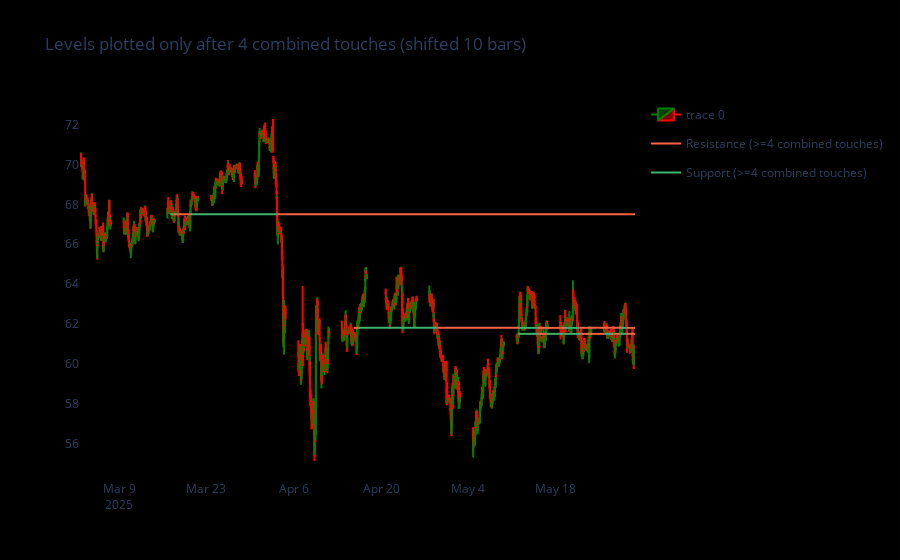

Notebook code for this chart:
### Code cell
import plotly.graph_objects as go

MIN_REQUIRED_TOUCHES = 4
base_tolerance = bin_width / 2
shift_bars = 10

swing_data = df[['datetime', 'pivot', 'low', 'high', 'atr14']].copy()
swing_data['datetime'] = pd.to_datetime(swing_data['datetime'])
swing_data['tol'] = base_tolerance + swing_data['atr14'].fillna(0) * 0.5

datetime_index = df_levels['datetime'].reset_index(drop=True)

def shift_forward(ts, bars=shift_bars):
    if datetime_index.empty:
        return ts
    idx = datetime_index.searchsorted(ts)
    idx = min(idx + bars, len(datetime_index) - 1)
    return datetime_index.iloc[idx]

threshold_times = {}
for _, zone in zones.iterrows():
    level = zone['level']
    created_at = pd.to_datetime(zone['created'])
    swings = swing_data[swing_data['datetime'] >= created_at]
    if swings.empty:
        continue
    support_hits = swings[(swings['pivot'] == 1) & (np.abs(swings['low'] - level) <= swings['tol'])]
    resistance_hits = swings[(swings['pivot'] == 2) & (np.abs(swings['high'] - level) <= swings['tol'])]
    touches = pd.concat([support_hits[['datetime']], resistance_hits[['datetime']]]).sort_values('datetime')
    if len(touches) >= MIN_REQUIRED_TOUCHES:
        threshold_times[level] = touches.iloc[MIN_REQUIRED_TOUCHES - 1]['datetime']

segments_after_threshold = []
for segment in level_segments:
    threshold_time = threshold_times.get(segment['level'])
    if threshold_time is None:
        continue
    seg_start = pd.to_datetime(segment['start'])
    seg_end = pd.to_datetime(segment['flip_time'])
    adj_start = max(seg_start, shift_forward(threshold_time))
    if adj_start < seg_end:
        segments_after_threshold.append({
            'level': segment['level'],
            'type': segment['type'],
            'start': adj_start,
            'end': seg_end
        })

# Persist displayed segments for later cells.
displayed_segments = segments_after_threshold.copy()

fig = go.Figure(data=[go.Candlestick(
    x=df_levels['datetime'],
    open=df_levels['open'],
    high=df_levels['high'],
    low=df_levels['low'],
    close=df_levels['close'],
    increasing_line_color='green',
    decreasing_line_color='red'
)])

legend_shown = {'support': False, 'resistance': False}
if not segments_after_threshold:
    print('No levels reached the 4-touch threshold.')
else:
    for segment in segments_after_threshold:
        color = 'MediumSeaGreen' if segment['type'] == 'support' else 'Tomato'
        fig.add_trace(go.Scatter(
            x=[segment['start'], segment['end']],
            y=[segment['level'], segment['level']],
            mode='lines',
            line=dict(color=color, width=2),
            name=f"{segment['type'].title()} (>=4 combined touches)",
            legendgroup=segment['type'],
            showlegend=not legend_shown[segment['type']]
        ))
        legend_shown[segment['type']] = True

fig.update_layout(
    xaxis_rangeslider_visible=False,
    xaxis=dict(showgrid=False),
    yaxis=dict(showgrid=False),
    paper_bgcolor='black',
    plot_bgcolor='black',
    title='Levels plotted only after 4 combined touches (shifted 10 bars)'
)

fig.show()

### Figure 1 — Plotly figure (JSON) as saved in the notebook; plotly's stock layout.template omitted (floating-point values rounded to 4 significant figures; data arrays with more than 128 entries replaced by an {"elided": "..."} marker saying what was removed)
{"data": [{"close": {"elided": "3003 float values"}, "decreasing": {"line": {"color": "red"}}, "high": {"elided": "3003 float values"}, "increasing": {"line": {"color": "green"}}, "low": {"elided": "3003 float values"}, "open": {"elided": "3003 float values"}, "type": "candlestick", "x": {"elided": "3003 str values"}}, {"legendgroup": "resistance", "line": {"color": "Tomato", "width": 2}, "mode": "lines", "name": "Resistance (>=4 combined touches)", "showlegend": true, "type": "scatter", "x": ["2025-05-11T23:30:00", "2025-05-12T02:30:00"], "y": [61.5, 61.5]}, {"legendgroup": "support", "line": {"color": "MediumSeaGreen", "width": 2}, "mode": "lines", "name": "Support (>=4 combined touches)", "showlegend": true, "type": "scatter", "x": ["2025-05-12T02:30:00", "2025-05-15T03:30:00"], "y": [61.5, 61.5]}, {"legendgroup": "resistance", "line": {"color": "Tomato", "width": 2}, "mode": "lines", "name": "Resistance (>=4 combined touches)", "showlegend": false, "type": "scatter", "x": ["2025-05-15T03:30:00", "2025-05-16T12:00:00"], "y": [61.5, 61.5]}, {"legendgroup": "support", "line": {"color": "MediumSeaGreen", "width": 2}, "mode": "lines", "name": "Support (>=4 combined touches)", "showlegend": false, "type": "scatter", "x": ["2025-05-16T12:00:00", "2025-05-19T06:30:00"], "y": [61.5, 61.5]}, {"legendgroup": "resistance", "line": {"color": "Tomato", "width": 2}, "mode": "lines", "name": "Resistance (>=4 combined touches)", "showlegend": false, "type": "scatter", "x": ["2025-05-19T06:30:00", "2025-05-19T10:30:00"], "y": [61.5, 61.5]}, {"legendgroup": "support", "line": {"color": "MediumSeaGreen", "width": 2}, "mode": "lines", "name": "Support (>=4 combined touches)", "showlegend": false, "type": "scatter", "x": ["2025-05-19T10:30:00", "2025-05-22T03:00:00"], "y": [61.5, 61.5]}, {"legendgroup": "resistance", "line": {"color": "Tomato", "width": 2}, "mode": "lines", "name": "Resistance (>=4 combined touches)", "showlegend": false, "type": "scatter", "x": ["2025-05-22T03:00:00", "2025-05-25T18:30:00"], "y": [61.5, 61.5]}, {"legendgroup": "support", "line": {"color": "MediumSeaGreen", "width": 2}, "mode": "lines", "name": "Support (>=4 combined touches)", "showlegend": false, "type": "scatter", "x": ["2025-05-25T18:30:00", "2025-05-27T01:00:00"], "y": [61.5, 61.5]}, {"legendgroup": "resistance", "line": {"color": "Tomato", "width": 2}, "mode": "lines", "name": "Resistance (>=4 combined touches)", "showlegend": false, "type": "scatter", "x": ["2025-05-27T01:00:00", "2025-05-27T06:00:00"], "y": [61.5, 61.5]}, {"legendgroup": "support", "line": {"color": "MediumSeaGreen", "width": 2}, "mode": "lines", "name": "Support (>=4 combined touches)", "showlegend": false, "type": "scatter", "x": ["2025-05-27T06:00:00", "2025-05-27T08:30:00"], "y": [61.5, 61.5]}, {"legendgroup": "resistance", "line": {"color": "Tomato", "width": 2}, "mode": "lines", "name": "Resistance (>=4 combined touches)", "showlegend": false, "type": "scatter", "x": ["2025-05-27T08:30:00", "2025-05-28T09:00:00"], "y": [61.5, 61.5]}, {"legendgroup": "support", "line": {"color": "MediumSeaGreen", "width": 2}, "mode": "lines", "name": "Support (>=4 combined touches)", "showlegend": false, "type": "scatter", "x": ["2025-05-28T09:00:00", "2025-05-29T10:30:00"], "y": [61.5, 61.5]}, {"legendgroup": "resistance", "line": {"color": "Tomato", "width": 2}, "mode": "lines", "name": "Resistance (>=4 combined touches)", "showlegend": false, "type": "scatter", "x": ["2025-05-29T10:30:00", "2025-05-30T17:00:00"], "y": [61.5, 61.5]}, {"legendgroup": "resistance", "line": {"color": "Tomato", "width": 2}, "mode": "lines", "name": "Resistance (>=4 combined touches)", "showlegend": false, "type": "scatter", "x": ["2025-04-15T15:30:00", "2025-04-16T10:00:00"], "y": [61.8, 61.8]}, {"legendgroup": "support", "line": {"color": "MediumSeaGreen", "width": 2}, "mode": "lines", "name": "Support (>=4 combined touches)", "showlegend": false, "type": "scatter", "x": ["2025-04-16T10:00:00", "2025-04-29T01:30:00"], "y": [61.8, 61.8]}, {"legendgroup": "resistance", "line": {"color": "Tomato", "width": 2}, "mode": "lines", "name": "Resistance (>=4 combined touches)", "showlegend": false, "type": "scatter", "x": ["2025-04-29T01:30:00", "2025-05-12T03:00:00"], "y": [61.8, 61.8]}, {"legendgroup": "support", "line": {"color": "MediumSeaGreen", "width": 2}, "mode": "lines", "name": "Support (>=4 combined touches)", "showlegend": false, "type": "scatter", "x": ["2025-05-12T03:00:00", "2025-05-15T03:00:00"], "y": [61.8, 61.8]}, {"legendgroup": "resistance", "line": {"color": "Tomato", "width": 2}, "mode": "lines", "name": "Resistance (>=4 combined touches)", "showlegend": false, "type": "scatter", "x": ["2025-05-15T03:00:00", "2025-05-18T18:00:00"], "y": [61.8, 61.8]}, {"legendgroup": "support", "line": {"color": "MediumSeaGreen", "width": 2}, "mode": "lines", "name": "Support (>=4 combined touches)", "showlegend": false, "type": "scatter", "x": ["2025-05-18T18:00:00", "2025-05-18T18:30:00"], "y": [61.8, 61.8]}, {"legendgroup": "resistance", "line": {"color": "Tomato", "width": 2}, "mode": "lines", "name": "Resistance (>=4 combined touches)", "showlegend": false, "type": "scatter", "x": ["2025-05-18T18:30:00", "2025-05-19T12:00:00"], "y": [61.8, 61.8]}, {"legendgroup": "support", "line": {"color": "MediumSeaGreen", "width": 2}, "mode": "lines", "name": "Support (>=4 combined touches)", "showlegend": false, "type": "scatter", "x": ["2025-05-19T12:00:00", "2025-05-21T18:30:00"], "y": [61.8, 61.8]}, {"legendgroup": "resistance", "line": {"color": "Tomato", "width": 2}, "mode": "lines", "name": "Resistance (>=4 combined touches)", "showlegend": false, "type": "scatter", "x": ["2025-05-21T18:30:00", "2025-05-28T12:00:00"], "y": [61.8, 61.8]}, {"legendgroup": "support", "line": {"color": "MediumSeaGreen", "width": 2}, "mode": "lines", "name": "Support (>=4 combined touches)", "showlegend": false, "type": "scatter", "x": ["2025-05-28T12:00:00", "2025-05-29T09:30:00"], "y": [61.8, 61.8]}, {"legendgroup": "resistance", "line": {"color": "Tomato", "width": 2}, "mode": "lines", "name": "Resistance (>=4 combined touches)", "showlegend": false, "type": "scatter", "x": ["2025-05-29T09:30:00", "2025-05-30T17:00:00"], "y": [61.8, 61.8]}, {"legendgroup": "support", "line": {"color": "MediumSeaGreen", "width": 2}, "mode": "lines", "name": "Support (>=4 combined touches)", "showlegend": false, "type": "scatter", "x": ["2025-03-17T05:00:00", "2025-03-17T18:30:00"], "y": [67.5, 67.5]}, {"legendgroup": "resistance", "line": {"color": "Tomato", "width": 2}, "mode": "lines", "name": "Resistance (>=4 combined touches)", "showlegend": false, "type": "scatter", "x": ["2025-03-17T18:30:00", "2025-03-18T03:30:00"], "y": [67.5, 67.5]}, {"legendgroup": "support", "line": {"color": "MediumSeaGreen", "width": 2}, "mode": "lines", "name": "Support (>=4 combined touches)", "showlegend": false, "type": "scatter", "x": ["2025-03-18T03:30:00", "2025-03-18T12:00:00"], "y": [67.5, 67.5]}, {"legendgroup": "resistance", "line": {"color": "Tomato", "width": 2}, "mode": "lines", "name": "Resistance (>=4 combined touches)", "showlegend": false, "type": "scatter", "x": ["2025-03-18T12:00:00", "2025-03-20T11:30:00"], "y": [67.5, 67.5]}, {"legendgroup": "support", "line": {"color": "MediumSeaGreen", "width": 2}, "mode": "lines", "name": "Support (>=4 combined touches)", "showlegend": false, "type": "scatter", "x": ["2025-03-20T11:30:00", "2025-04-03T09:00:00"], "y": [67.5, 67.5]}, {"legendgroup": "resistance", "line": {"color": "Tomato", "width": 2}, "mode": "lines", "name": "Resistance (>=4 combined touches)", "showlegend": false, "type": "scatter", "x": ["2025-04-03T09:00:00", "2025-05-30T17:00:00"], "y": [67.5, 67.5]}], "layout": {"paper_bgcolor": "black", "plot_bgcolor": "black", "title": {"text": "Levels plotted only after 4 combined touches (shifted 10 bars)"}, "xaxis": {"rangeslider": {"visible": false}, "showgrid": false}, "yaxis": {"showgrid": false}}}
